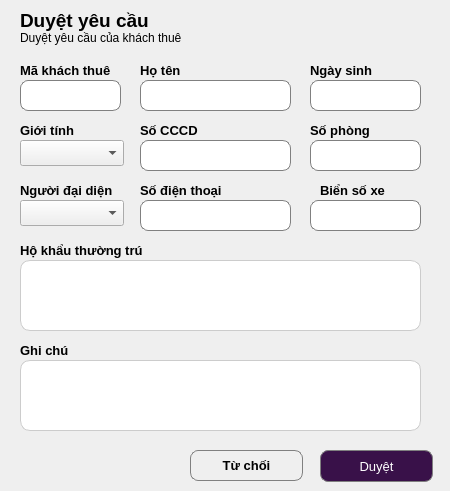
    <widget class="QWidget" name="page_9">
     <widget class="QLabel" name="label_81">
      <property name="geometry">
       <rect>
        <x>20</x>
        <y>10</y>
        <width>171</width>
        <height>21</height>
       </rect>
      </property>
      <property name="font">
       <font>
        <pointsize>14</pointsize>
        <weight>75</weight>
        <bold>true</bold>
       </font>
      </property>
      <property name="text">
       <string>Duyệt yêu cầu</string>
      </property>
     </widget>
     <widget class="QLabel" name="label_82">
      <property name="geometry">
       <rect>
        <x>20</x>
        <y>30</y>
        <width>231</width>
        <height>16</height>
       </rect>
      </property>
      <property name="text">
       <string>Duyệt yêu cầu của khách thuê</string>
      </property>
     </widget>
     <widget class="QLabel" name="label_83">
      <property name="geometry">
       <rect>
        <x>20</x>
        <y>60</y>
        <width>121</width>
        <height>21</height>
       </rect>
      </property>
      <property name="font">
       <font>
        <pointsize>10</pointsize>
        <weight>75</weight>
        <bold>true</bold>
       </font>
      </property>
      <property name="text">
       <string>Mã khách thuê</string>
      </property>
     </widget>
     <widget class="QLabel" name="label_84">
      <property name="geometry">
       <rect>
        <x>140</x>
        <y>60</y>
        <width>91</width>
        <height>21</height>
       </rect>
      </property>
      <property name="font">
       <font>
        <pointsize>10</pointsize>
        <weight>75</weight>
        <bold>true</bold>
       </font>
      </property>
      <property name="text">
       <string>Họ tên</string>
      </property>
     </widget>
     <widget class="QLabel" name="label_85">
      <property name="geometry">
       <rect>
        <x>310</x>
        <y>60</y>
        <width>81</width>
        <height>21</height>
       </rect>
      </property>
      <property name="font">
       <font>
        <pointsize>10</pointsize>
        <weight>75</weight>
        <bold>true</bold>
       </font>
      </property>
      <property name="text">
       <string>Ngày sinh</string>
      </property>
     </widget>
     <widget class="QLineEdit" name="lne_makhachthue2">
      <property name="geometry">
       <rect>
        <x>20</x>
        <y>80</y>
        <width>101</width>
        <height>31</height>
       </rect>
      </property>
      <property name="styleSheet">
       <string notr="true">QLineEdit {
    border: 1px solid gray;
    border-radius: 8px;
    padding: 5px;
}</string>
      </property>
      <property name="text">
       <string/>
      </property>
      <property name="alignment">
       <set>Qt::AlignCenter</set>
      </property>
     </widget>
     <widget class="QLineEdit" name="lne_ngaysinh2">
      <property name="geometry">
       <rect>
        <x>310</x>
        <y>80</y>
        <width>111</width>
        <height>31</height>
       </rect>
      </property>
      <property name="styleSheet">
       <string notr="true">QLineEdit {
    border: 1px solid gray;
    border-radius: 8px;
    padding: 5px;
}</string>
      </property>
      <property name="text">
       <string/>
      </property>
      <property name="alignment">
       <set>Qt::AlignCenter</set>
      </property>
     </widget>
     <widget class="QLineEdit" name="lne_hoten2">
      <property name="geometry">
       <rect>
        <x>140</x>
        <y>80</y>
        <width>151</width>
        <height>31</height>
       </rect>
      </property>
      <property name="styleSheet">
       <string notr="true">QLineEdit {
    border: 1px solid gray;
    border-radius: 8px;
    padding: 5px;
}</string>
      </property>
      <property name="text">
       <string/>
      </property>
      <property name="alignment">
       <set>Qt::AlignCenter</set>
      </property>
     </widget>
     <widget class="QLabel" name="label_86">
      <property name="geometry">
       <rect>
        <x>20</x>
        <y>120</y>
        <width>121</width>
        <height>21</height>
       </rect>
      </property>
      <property name="font">
       <font>
        <pointsize>10</pointsize>
        <weight>75</weight>
        <bold>true</bold>
       </font>
      </property>
      <property name="text">
       <string>Giới tính</string>
      </property>
     </widget>
     <widget class="QLabel" name="label_87">
      <property name="geometry">
       <rect>
        <x>140</x>
        <y>120</y>
        <width>121</width>
        <height>21</height>
       </rect>
      </property>
      <property name="font">
       <font>
        <pointsize>10</pointsize>
        <weight>75</weight>
        <bold>true</bold>
       </font>
      </property>
      <property name="text">
       <string>Số CCCD</string>
      </property>
     </widget>
     <widget class="QLabel" name="label_88">
      <property name="geometry">
       <rect>
        <x>310</x>
        <y>120</y>
        <width>121</width>
        <height>21</height>
       </rect>
      </property>
      <property name="font">
       <font>
        <pointsize>10</pointsize>
        <weight>75</weight>
        <bold>true</bold>
       </font>
      </property>
      <property name="text">
       <string>Số phòng</string>
      </property>
     </widget>
     <widget class="QComboBox" name="cbo_gioitinh2">
      <property name="geometry">
       <rect>
        <x>20</x>
        <y>140</y>
        <width>104</width>
        <height>26</height>
       </rect>
      </property>
     </widget>
     <widget class="QLineEdit" name="lne_cccd2">
      <property name="geometry">
       <rect>
        <x>140</x>
        <y>140</y>
        <width>151</width>
        <height>31</height>
       </rect>
      </property>
      <property name="styleSheet">
       <string notr="true">QLineEdit {
    border: 1px solid gray;
    border-radius: 8px;
    padding: 5px;
}</string>
      </property>
      <property name="text">
       <string/>
      </property>
      <property name="alignment">
       <set>Qt::AlignCenter</set>
      </property>
     </widget>
     <widget class="QLineEdit" name="lne_sophong5">
      <property name="geometry">
       <rect>
        <x>310</x>
        <y>140</y>
        <width>111</width>
        <height>31</height>
       </rect>
      </property>
      <property name="styleSheet">
       <string notr="true">QLineEdit {
    border: 1px solid gray;
    border-radius: 8px;
    padding: 5px;
}</string>
      </property>
      <property name="text">
       <string/>
      </property>
      <property name="alignment">
       <set>Qt::AlignCenter</set>
      </property>
     </widget>
     <widget class="QLabel" name="label_141">
      <property name="geometry">
       <rect>
        <x>20</x>
        <y>180</y>
        <width>121</width>
        <height>21</height>
       </rect>
      </property>
      <property name="font">
       <font>
        <pointsize>10</pointsize>
        <weight>75</weight>
        <bold>true</bold>
       </font>
      </property>
      <property name="text">
       <string>Người đại diện</string>
      </property>
     </widget>
     <widget class="QLabel" name="label_142">
      <property name="geometry">
       <rect>
        <x>140</x>
        <y>180</y>
        <width>121</width>
        <height>21</height>
       </rect>
      </property>
      <property name="font">
       <font>
        <pointsize>10</pointsize>
        <weight>75</weight>
        <bold>true</bold>
       </font>
      </property>
      <property name="text">
       <string>Số điện thoại</string>
      </property>
     </widget>
     <widget class="QLabel" name="label_143">
      <property name="geometry">
       <rect>
        <x>320</x>
        <y>180</y>
        <width>121</width>
        <height>21</height>
       </rect>
      </property>
      <property name="font">
       <font>
        <pointsize>10</pointsize>
        <weight>75</weight>
        <bold>true</bold>
       </font>
      </property>
      <property name="text">
       <string>Biển số xe </string>
      </property>
     </widget>
     <widget class="QComboBox" name="cbo_nguoidaidien2">
      <property name="geometry">
       <rect>
        <x>20</x>
        <y>200</y>
        <width>104</width>
        <height>26</height>
       </rect>
      </property>
     </widget>
     <widget class="QLineEdit" name="lne_sdt2">
      <property name="geometry">
       <rect>
        <x>140</x>
        <y>200</y>
        <width>151</width>
        <height>31</height>
       </rect>
      </property>
      <property name="styleSheet">
       <string notr="true">QLineEdit {
    border: 1px solid gray;
    border-radius: 8px;
    padding: 5px;
}</string>
      </property>
      <property name="text">
       <string/>
      </property>
      <property name="alignment">
       <set>Qt::AlignCenter</set>
      </property>
     </widget>
     <widget class="QLineEdit" name="lne_biensoxe2">
      <property name="geometry">
       <rect>
        <x>310</x>
        <y>200</y>
        <width>111</width>
        <height>31</height>
       </rect>
      </property>
      <property name="styleSheet">
       <string notr="true">QLineEdit {
    border: 1px solid gray;
    border-radius: 8px;
    padding: 5px;
}</string>
      </property>
      <property name="text">
       <string/>
      </property>
      <property name="alignment">
       <set>Qt::AlignCenter</set>
      </property>
     </widget>
     <widget class="QLabel" name="label_144">
      <property name="geometry">
       <rect>
        <x>20</x>
        <y>240</y>
        <width>211</width>
        <height>21</height>
       </rect>
      </property>
      <property name="font">
       <font>
        <pointsize>10</pointsize>
        <weight>75</weight>
        <bold>true</bold>
       </font>
      </property>
      <property name="text">
       <string>Hộ khẩu thường trú</string>
      </property>
     </widget>
     <widget class="QTextEdit" name="txt_hkthuongtru2">
      <property name="geometry">
       <rect>
        <x>20</x>
        <y>260</y>
        <width>401</width>
        <height>71</height>
       </rect>
      </property>
      <property name="styleSheet">
       <string notr="true">QTextEdit {
    border: 1px solid #ccc;
    border-radius: 10px;
    padding: 6px;
    background: white;
}</string>
      </property>
      <property name="html">
       <string>&lt;!DOCTYPE HTML PUBLIC &quot;-//W3C//DTD HTML 4.0//EN&quot; &quot;http://www.w3.org/TR/REC-html40/strict.dtd&quot;&gt;
&lt;html&gt;&lt;head&gt;&lt;meta name=&quot;qrichtext&quot; content=&quot;1&quot; /&gt;&lt;style type=&quot;text/css&quot;&gt;
p, li { white-space: pre-wrap; }
&lt;/style&gt;&lt;/head&gt;&lt;body style=&quot; font-family:'MS Shell Dlg 2'; font-size:8.25pt; font-weight:400; font-style:normal;&quot;&gt;
&lt;p style=&quot;-qt-paragraph-type:empty; margin-top:0px; margin-bottom:0px; margin-left:0px; margin-right:0px; -qt-block-indent:0; text-indent:0px; font-family:'.AppleSystemUIFont'; font-size:13pt;&quot;&gt;&lt;br /&gt;&lt;/p&gt;&lt;/body&gt;&lt;/html&gt;</string>
      </property>
     </widget>
     <widget class="QLabel" name="label_145">
      <property name="geometry">
       <rect>
        <x>20</x>
        <y>340</y>
        <width>131</width>
        <height>21</height>
       </rect>
      </property>
      <property name="font">
       <font>
        <pointsize>10</pointsize>
        <weight>75</weight>
        <bold>true</bold>
       </font>
      </property>
      <property name="text">
       <string>Ghi chú</string>
      </property>
     </widget>
     <widget class="QTextEdit" name="txt_ghichu2">
      <property name="geometry">
       <rect>
        <x>20</x>
        <y>360</y>
        <width>401</width>
        <height>71</height>
       </rect>
      </property>
      <property name="styleSheet">
       <string notr="true">QTextEdit {
    border: 1px solid #ccc;
    border-radius: 10px;
    padding: 6px;
    background: white;
}</string>
      </property>
      <property name="html">
       <string>&lt;!DOCTYPE HTML PUBLIC &quot;-//W3C//DTD HTML 4.0//EN&quot; &quot;http://www.w3.org/TR/REC-html40/strict.dtd&quot;&gt;
&lt;html&gt;&lt;head&gt;&lt;meta name=&quot;qrichtext&quot; content=&quot;1&quot; /&gt;&lt;style type=&quot;text/css&quot;&gt;
p, li { white-space: pre-wrap; }
&lt;/style&gt;&lt;/head&gt;&lt;body style=&quot; font-family:'MS Shell Dlg 2'; font-size:8.25pt; font-weight:400; font-style:normal;&quot;&gt;
&lt;p style=&quot;-qt-paragraph-type:empty; margin-top:0px; margin-bottom:0px; margin-left:0px; margin-right:0px; -qt-block-indent:0; text-indent:0px; font-family:'.AppleSystemUIFont'; font-size:13pt;&quot;&gt;&lt;br /&gt;&lt;/p&gt;&lt;/body&gt;&lt;/html&gt;</string>
      </property>
     </widget>
     <widget class="QPushButton" name="btn_duyet1">
      <property name="geometry">
       <rect>
        <x>320</x>
        <y>450</y>
        <width>113</width>
        <height>32</height>
       </rect>
      </property>
      <property name="font">
       <font>
        <pointsize>10</pointsize>
       </font>
      </property>
      <property name="styleSheet">
       <string notr="true">QPushButton {
 border: 1px solid gray;
 border-radius: 8px;
 padding: 5px;
 background-color: #391149;
 color: white;
}</string>
      </property>
      <property name="text">
       <string>Duyệt</string>
      </property>
     </widget>
     <widget class="QPushButton" name="btn_tuchoi1">
      <property name="geometry">
       <rect>
        <x>190</x>
        <y>450</y>
        <width>113</width>
        <height>31</height>
       </rect>
      </property>
      <property name="font">
       <font>
        <pointsize>10</pointsize>
        <weight>75</weight>
        <bold>true</bold>
       </font>
      </property>
      <property name="styleSheet">
       <string notr="true">QPushButton {
 border: 1px solid gray;
 border-radius: 8px;
 padding: 5px;
 color: black;
}</string>
      </property>
      <property name="text">
       <string>Từ chối</string>
      </property>
     </widget>
    </widget>
